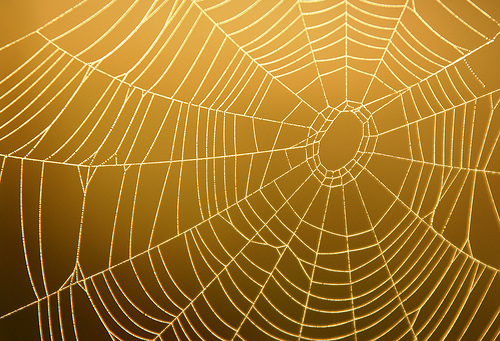
%> input picture web13.jpg, 500 x 341 px
$ octave corner_improvement_rc1point6point3.m   (GNU Octave 9; MATLAB toolbox functions it lacks are replaced by stand-ins)
%> lines starting %> are read from the running program, lines starting %| are printed output that depends on the picture
%%% July 29th version
%%% designation: Release Candidate 1.6.3
%%%

%clear workspace
% clear all
close all
clc

%read in image
image_name = 'web13.jpg';
or_im = imread(image_name);
%> or_im is the input picture: size 341x500x3 uint8; mean R, G, B 166.9, 121.7, 40.5

% store the dimensions of the image in x, y, and z
[x,y,z] = size(or_im);
%> x = 341; y = 500; z = 3

% convert image to grayscale if it isn't already
try
    I = rgb2gray(or_im);
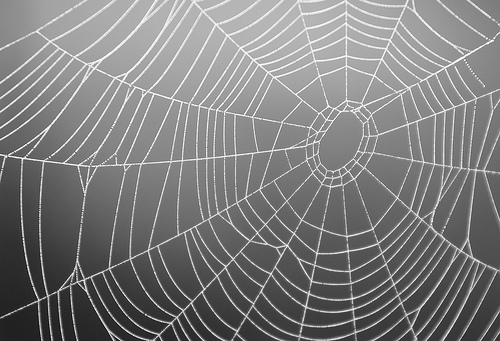
%> I: size 341x500 uint8; min 5, max 255, mean 126
catch ME
    disp('Image is already grayscale');
    I = or_im;
end

% settings
base_distance = 4.5;
scaling_distance = 7;
base_radius = 0.011;
scaling_radius = 0.016;
percentPoints = 0.70;
scan_width = x;
%> scan_width = 341
scan_length = y;
%> scan_length = 500
z_axis = 0; % replace the expression with the z-axis depth

% adjust contrast to improve results
I = imadjust(I);
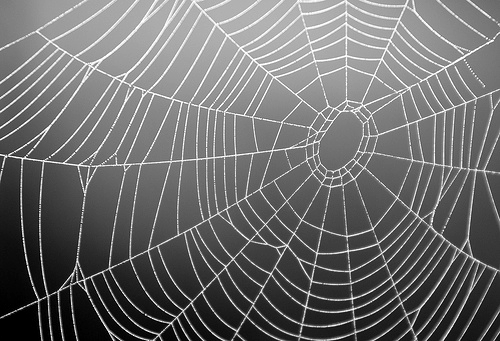
%> I: size 341x500 uint8; min 0, max 255, mean 109.8
% DEBUG
disp('Adjusted contrast');

%display image
imshow((I));
% keep image shown even when plotting points
hold on

% grab a rectangular ROI from user
%> (the run ends here)

$ run again, with web1.jpg copied over web13.jpg
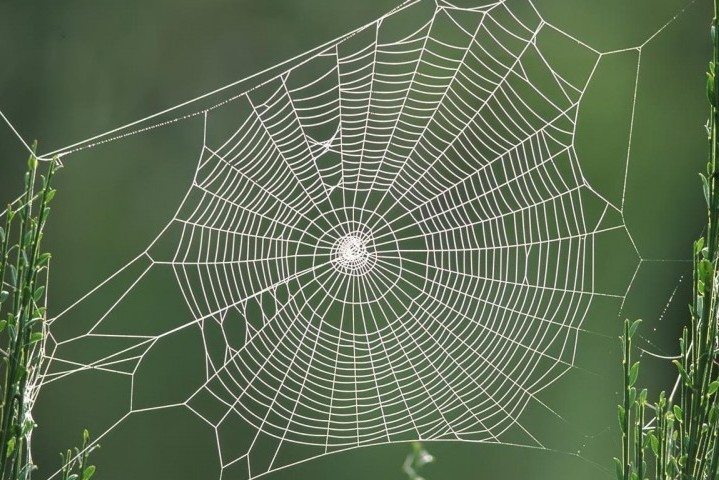
%> input picture web1.jpg, 719 x 480 px
%> or_im is the input picture: size 480x719x3 uint8; mean R, G, B 94.6, 110.2, 83.5
%> `I = rgb2gray(or_im);`:
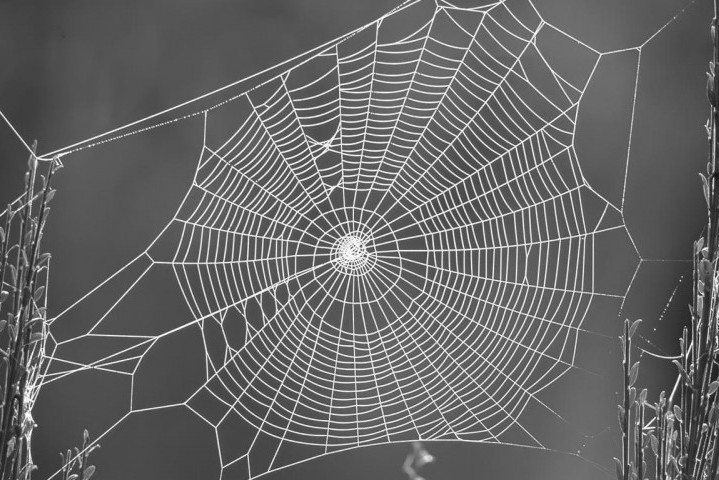
%> I: size 480x719 uint8; min 17, max 255, mean 102.5
%> `I = imadjust(I);`:
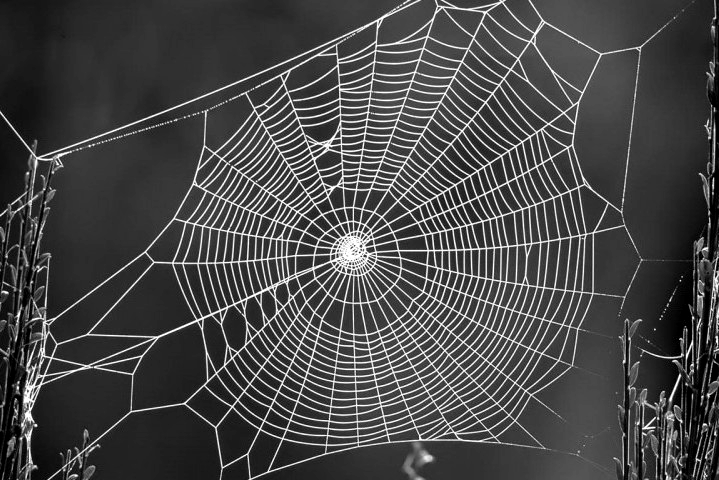
%> I: size 480x719 uint8; min 0, max 255, mean 71.9

$ run again, with web10.jpg copied over web13.jpg
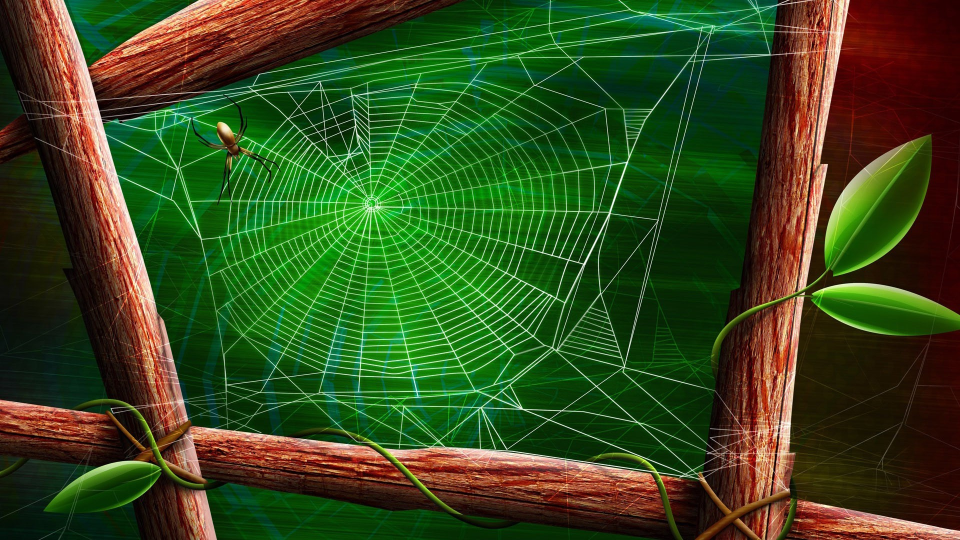
%> input picture web10.jpg, 1920 x 1080 px (shown at 1/2 size)
%> or_im is the input picture: size 1080x1920x3 uint8; mean R, G, B 53.1, 74, 28.5
%> `I = rgb2gray(or_im);`:
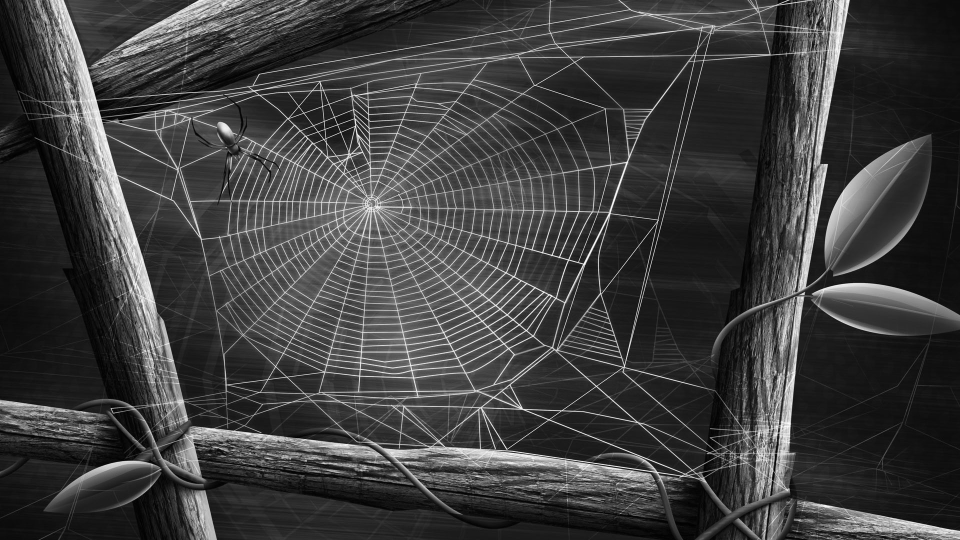
%> I: size 1080x1920 uint8 (shown at 1/2 size); min 0, max 254, mean 62.6

$ run again, with web11.jpg copied over web13.jpg
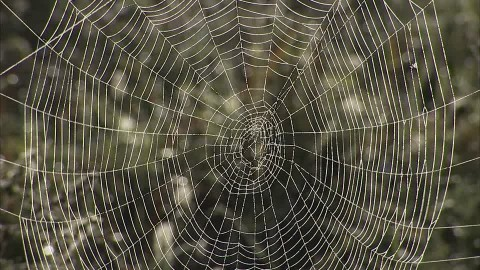
%> input picture web11.jpg, 480 x 270 px
%> or_im is the input picture: size 270x480x3 uint8; mean R, G, B 85.9, 82.8, 67.6
%> `I = rgb2gray(or_im);`:
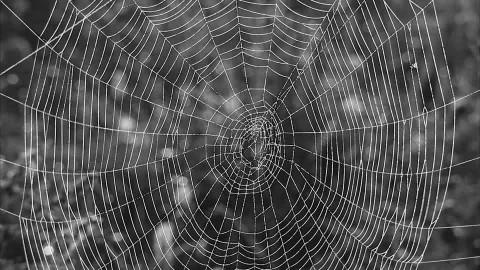
%> I: size 270x480 uint8; min 0, max 251, mean 81.9
%> `I = imadjust(I);`:
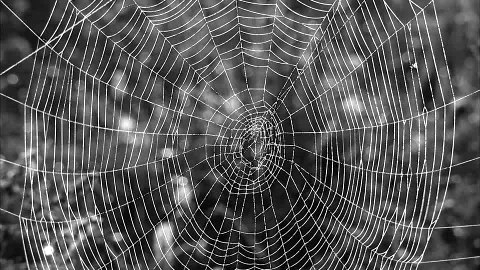
%> I: size 270x480 uint8; min 0, max 255, mean 86.2
